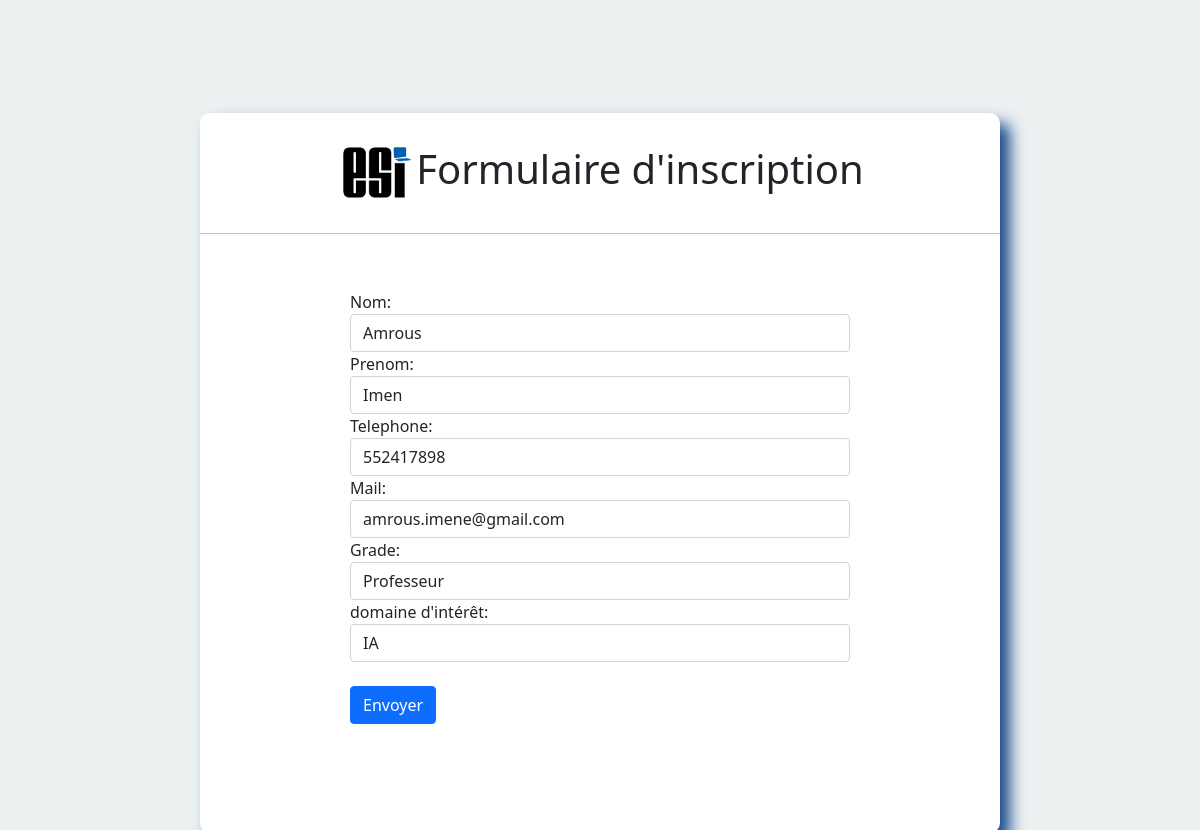
Page /EncadMod/15/ on the committed database.
### satgesiV2/models.py (models this page shows, shortened)
class Encadreur(models.Model):
    Nomncadreur  =models.CharField(max_length=50)
    PrenomEncadreur  =models.CharField(max_length=50)
    Telephone = models.PositiveIntegerField()
    Mail = models.EmailField()
    grade  =models.CharField(max_length=50)
    domaineInteret  =models.CharField(max_length=50)

### satgesiV2/views.py (the view)
# urls.py: path('EncadMod/<str:pk>/',mod,name="modifE"),
def mod (request, pk):
   Encad  = Encadreur.objects.get(id=pk)
   form = EncadreurForm(instance=Encad)
   if request.method == "POST":
       form = EncadreurForm(data=request.POST,instance=Encad)
       if form.is_valid():
           form.save()
           return redirect("accept")
   return render(request,'SixPage.html',{"formEncadreur":form})

### satgesiV2/formEncadreur.py
class EncadreurForm(ModelForm):
    class Meta:
        model = Encadreur
        fields = "__all__"
        widgets={
            'Nomncadreur':forms.TextInput(attrs={'class':'form-control','placeholder':'Nomncadreur'}),
            'PrenomEncadreur':forms.TextInput(attrs={'class':'form-control','placeholder':'PrenomEncadreur'}),
            'Telephone': forms.NumberInput(attrs={'class':'form-control','placeholder':'Telephone'}),
            'Mail':forms.EmailInput(attrs={'class':'form-control','placeholder':'Mail'}),
            'grade':forms.TextInput(attrs={'class':'form-control','placeholder':'grade'}),
            'domaineInteret':forms.TextInput(attrs={'class':'form-control','placeholder':'domaine d  interet'}),
          }
        labels={
              'Nomncadreur' :'Nom',
              'PrenomEncadreur':'Prenom',
              'domaineInteret':'domaine d\'intérêt',
            }

### satgesiV2/templates/SixPage.html (shortened to what this page needs)
<!DOCTYPE html>
<html lang="en">
    <head>
      <link href="https://cdn.jsdelivr.net/npm/bootstrap@5.1.3/dist/css/bootstrap.min.css" rel="stylesheet">
        {% load static %}
        <link rel="stylesheet" href="{% static 'css/SixPage.css' %}">
    </head>
<body>
    <div class="center">
         <h1><img src="/static/png/icon3.png" alt="logo du site " width= "80" >Formulaire d'inscription</h1>
         <br><br>
        <form method="POST">
        {{formEncadreur}}
           <br>
          <button type="submit" class="btn btn-primary">Envoyer</button>
      </form>
</div>
</body>
</html>

### satgesiV2/static/css/SixPage.css (style rules this page uses)
body { margin: 0; padding: 10px; background: #ecf0f1; height: 100vh; Overflow-y:scroll; }
.center { position: absolute; top: 57%; left: 50%; transform: translate(-50%, -50%); width: 800px; height: 90vh; background:white; border-radius: 10px; box-shadow: 10px 10px 15px rgb(26,73,139); }
.center h1 { text-align: center; padding: 20px 0; border-bottom: 1px solid silver; }
.center form { padding: 0px 150px; box-sizing: border-box; }

### rows in the picture
Encadreur: Nomncadreur "Amrous", PrenomEncadreur "Imen", Telephone "552417898", Mail "amrous.imene@gmail.com", grade "Professeur", domaineInteret "IA"
